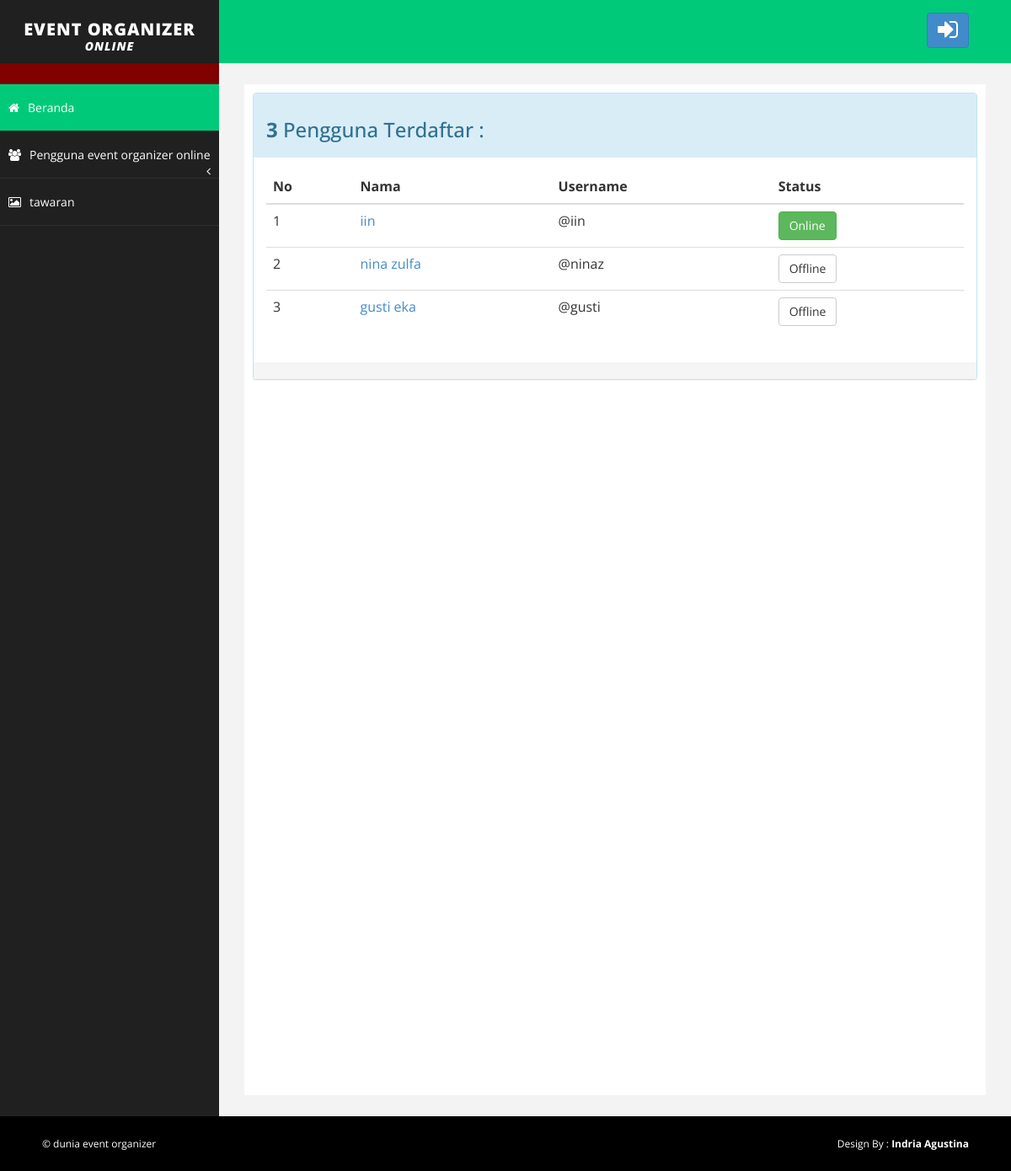
/?p=daftar_pengguna, run on the app's committed database.
### tables this page shows
CREATE TABLE `user` (
  `user_user` varchar(100) NOT NULL,
  `pass_user` varchar(100) NOT NULL,
  `nama_user` varchar(20) NOT NULL,
  `jk_user` varchar(50) NOT NULL,
  `tanggal_lahir_user` varchar(2) NOT NULL,
  `bulan_lahir_user` varchar(50) NOT NULL,
  `tahun_lahir_user` varchar(4) NOT NULL,
  `status_user` varchar(50) NOT NULL,
  `pp_user` text NOT NULL,
  `tanggal_login_user` varchar(100) NOT NULL,
  `bio_user` text NOT NULL,
  `hp_user` varchar(50) NOT NULL,
  `alamat_user` text NOT NULL,
  `level_user` int(5) NOT NULL
);

### inc/member.php (the view, shortened to what this page needs)
<?php
if (@$_SESSION["user"]) {
?>
<title>Daftar Pengguna - <?php echo $data2["nama_user"];?> | event organizer online</title>
<div id="page-inner">
<div class="panel-group">
	<div class="panel panel-info">
		<div class="panel-heading">
			<h3><b><?php $totaldaftarpengguna = mysqli_num_rows($query1); echo $totaldaftarpengguna;?></b> Pengguna Terdaftar :</h3>
		</div>
		<div class="panel-body">
			<table class='table'>
				<thead>
				<th>No</th>
				<th>Nama</th>
				<th>Username</th>
				<th>Status</th>
				<?php
				if (@$data2["level_user"] == '1') {
				echo "<th>Hapus</th>";
				}
				?>
				</thead>
				<tbody>
				<?php
				$no10 = 1;
				while ($data1 = mysqli_fetch_array($query1)) {
				?>
				<tr>
					<td><?php echo $no10;?></td>
					<td><a href="./?p=user&user=<?php echo $data1["user_user"];?>"><?php echo $data1["nama_user"];?></a></td>
					<td>@<?php echo $data1["user_user"];?></td>
					<?php
					if ($data1["status_user"] == 'Online') {
					?>
					<td><a href='#' class="btn btn-success">Online</a></td>
					<?php
					}
					elseif ($data1["status_user"] == "Offline") {
					?>
					<td><a href='#' class="btn btn-default">Offline</a></td>
					<?php
					}
					if (@$data2["level_user"] == '1' && $data1["user_user"] !== $data2["user_user"]) {
					?>
						<td><a class='btn btn-danger' onclick="return confirm('Hapus Orang Ini?')" href='./inc/hapus-user123123.php?user=<?php echo $data1["user_user"];?>'>Hapus</a></td>
					<?php
					}
					?>
					</tr>
				<?php
				$no10++;
				}
				?>
				</tbody>
			</table>
		</div>
		<div class="panel-footer">
		</div>
	</div>
</div>
            </div>
<?php
}
else{
?>
<div id="page-inner">
<div class="panel-group">
	<div class="panel panel-info">
		<div class="panel-heading">
			<h3><b><?php $totaldaftarpengguna = mysqli_num_rows($query1); echo $totaldaftarpengguna;?></b> Pengguna Terdaftar :</h3>
		</div>
		<div class="panel-body">
			<table class='table'>
				<thead>
				<th>No</th>
				<th>Nama</th>
				<th>Username</th>
				<th>Status</th>
				</thead>
				<tbody>
				<?php
				$no10 = 1;
				while ($data1 = mysqli_fetch_array($query1)) {
				?>
				<tr>
					<td><?php echo $no10;?></td>
					<td><a href="./?p=user&user=<?php echo $data1["user_user"];?>"><?php echo $data1["nama_user"];?></a></td>
					<td>@<?php echo $data1["user_user"];?></td>
					<?php
					if ($data1["status_user"] == 'Online') {
					?>
					<td><a href='#' class="btn btn-success">Online</a></td>
					<?php
					}
					elseif ($data1["status_user"] == "Offline") {
					?>
					<td><a href='#' class="btn btn-default">Offline</a></td>
					<?php
					}
					?>
					</tr>
				<?php
				$no10++;
				}
				?>
				</tbody>
			</table>
		</div>
		<div class="panel-footer">
		</div>
	</div>
</div>
            </div>
<?php
}
?>

### assets/css/basic.css (style rules this page uses)
body { font-family: 'Open Sans', sans-serif; line-height:25px; }
#page-inner { width: 100%; margin: 10px 20px 10px 0px; background-color: #fff!important; padding: 10px; min-height: 1200px; }

### data on the page
user: nama_user "iin", user_user "iin", status_user "Online"
user: nama_user "nina zulfa", user_user "ninaz", status_user "Offline"
user: nama_user "gusti eka", user_user "gusti", status_user "Offline"

### other printed values
$totaldaftarpengguna "3"
